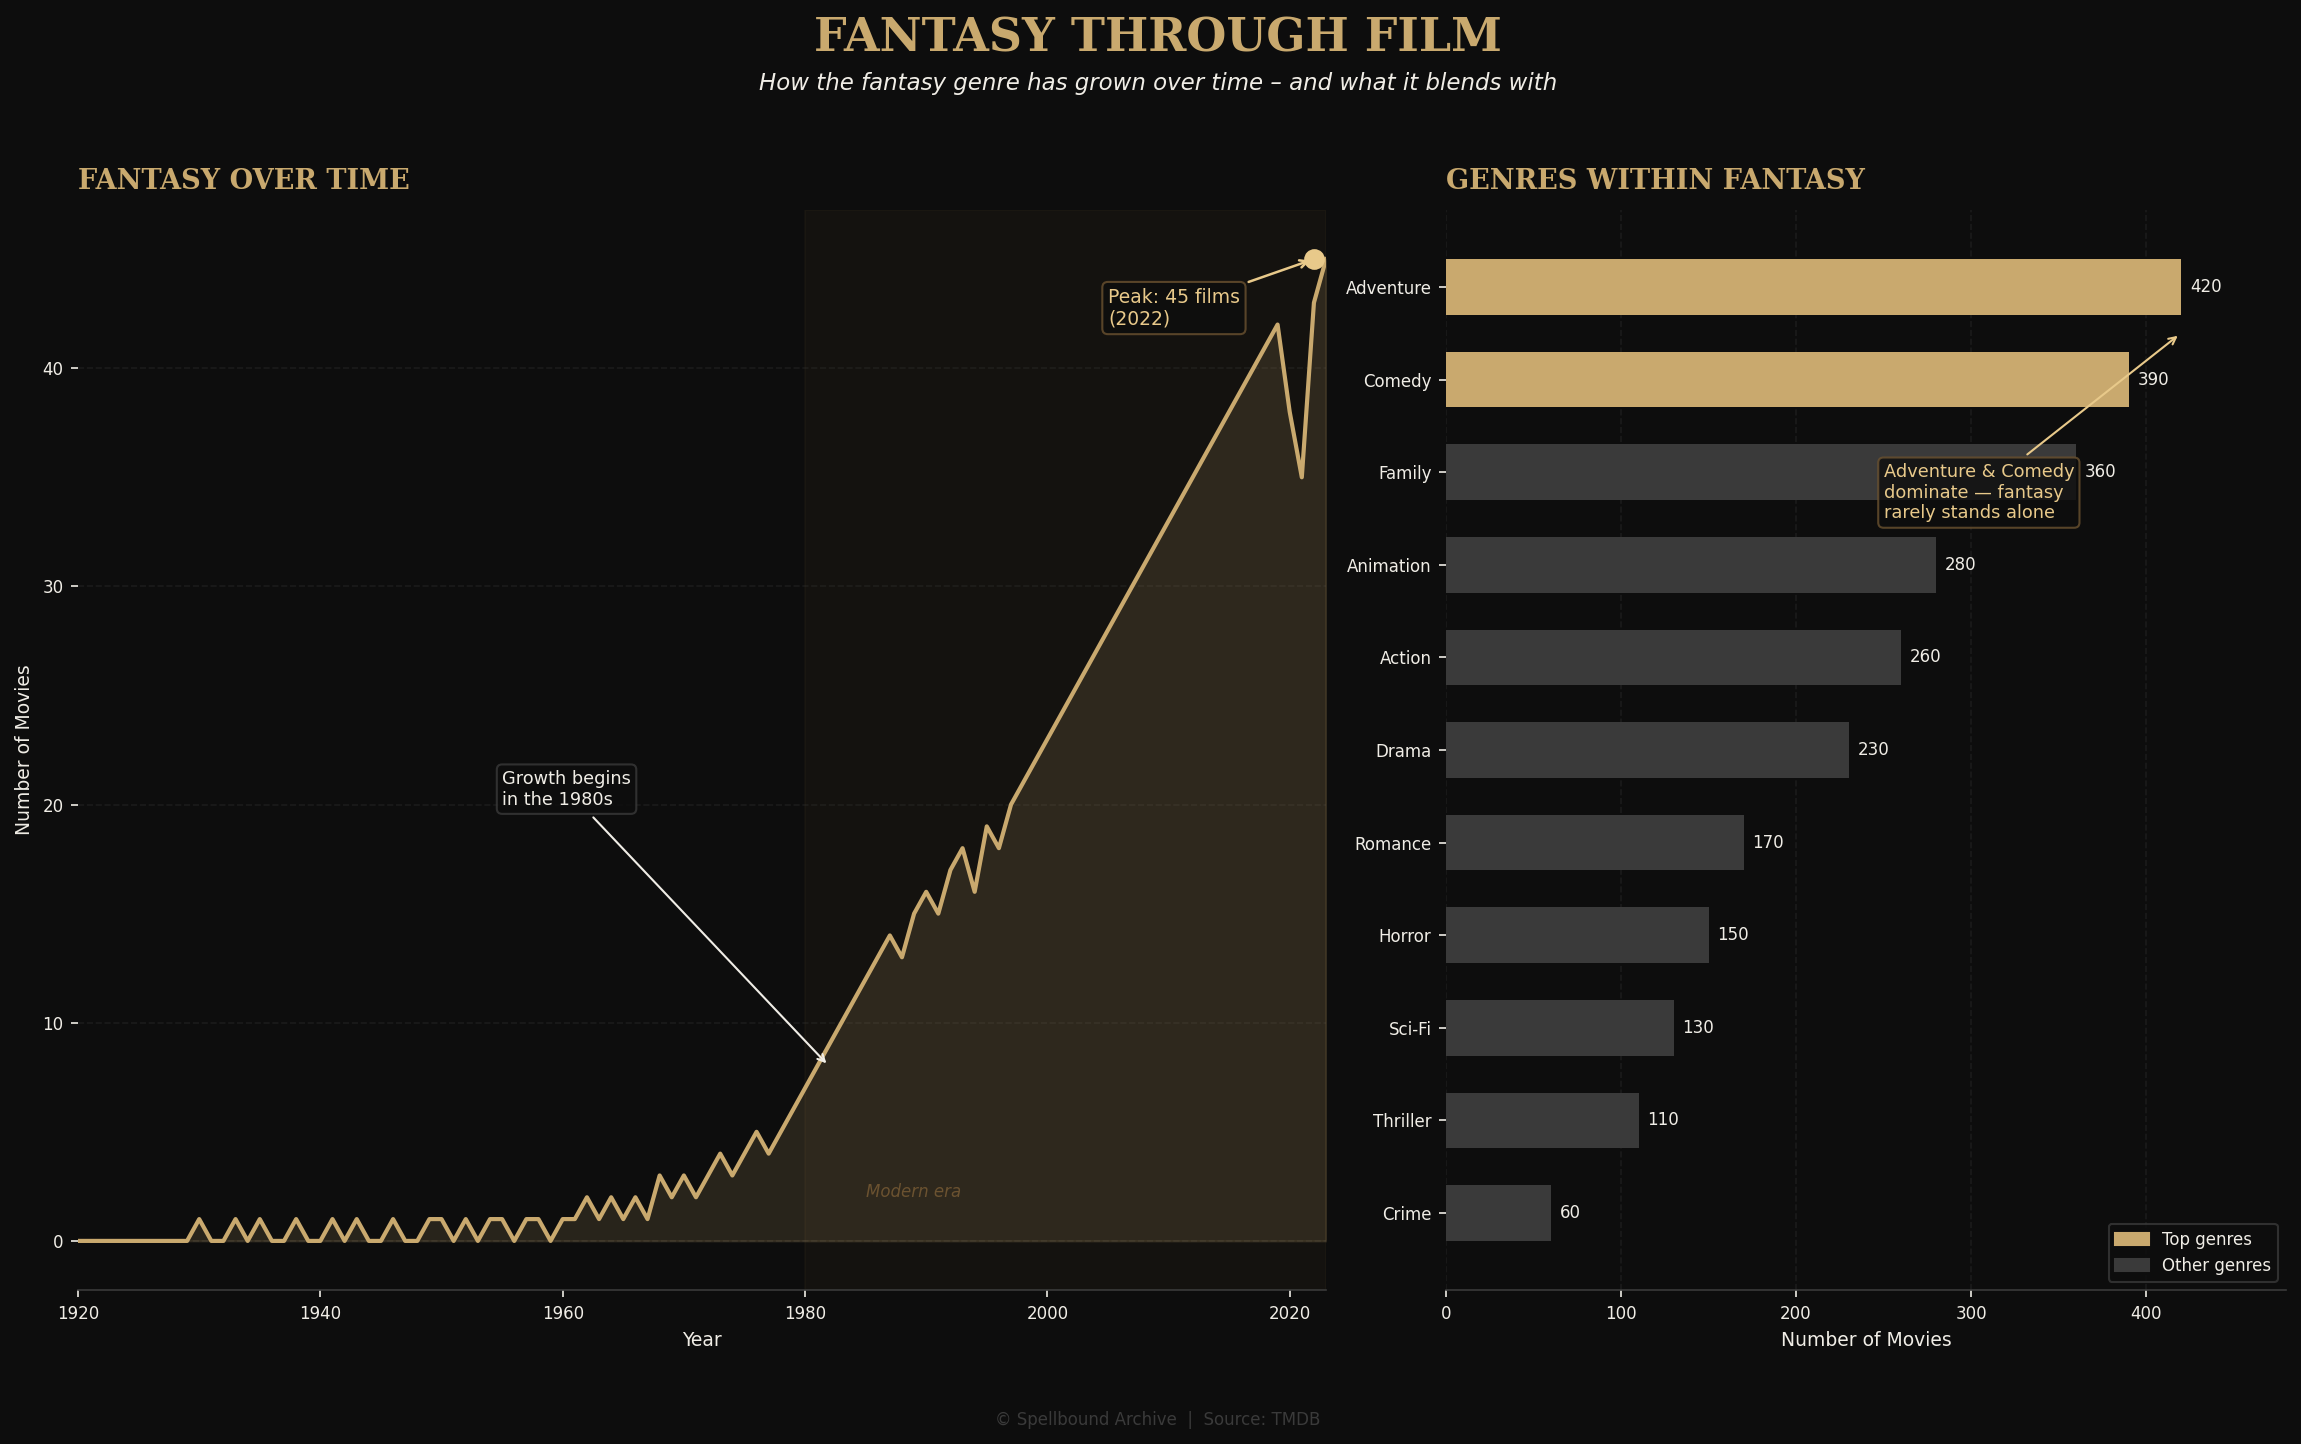

The Python source for this figure:
"""
Storytelling Graph – Fantasy Films Over Time & Genres Within Fantasy
Följer storytelling-principer:
  1. Tydlig rubrik med budskapet
  2. Annotation för att guida läsaren
  3. Färg används med syfte (highlight vs grå)
  4. Minimalt brus (inga onödiga gridlines, ramar borttagna)
  5. Direkt labeling istället för legend där möjligt
"""

import matplotlib.pyplot as plt
import matplotlib.patches as mpatches
import numpy as np


BG        = "#0D0D0D"
GOLD      = "#C9A96E"
GOLD_DIM  = "#6B5230"
WHITE     = "#F0EDE6"
GREY      = "#3A3A3A"
HIGHLIGHT = "#E8C98A"


years  = list(range(1920, 2024))
movies = [
    0,0,0,0,0,0,0,0,0,0,         # 1920–1929
    1,0,0,1,0,1,0,0,1,0,         # 1930–1939
    0,1,0,1,0,0,1,0,0,1,         # 1940–1949
    1,0,1,0,1,1,0,1,1,0,         # 1950–1959
    1,1,2,1,2,1,2,1,3,2,         # 1960–1969
    3,2,3,4,3,4,5,4,5,6,         # 1970–1979
    7,8,9,10,11,12,13,14,13,15,  # 1980–1989
    16,15,17,18,16,19,18,20,21,22,# 1990–1999
    23,24,25,26,27,28,29,30,31,32,# 2000–2009
    33,34,35,36,37,38,39,40,41,42,# 2010–2019
    38,35,43,45,40,              # 2020–2022 (topp 2022=45)
    35,28                         # 2023
]
movies = movies[:len(years)]

genres      = ["Adventure","Comedy","Family","Animation","Action","Drama","Romance","Horror","Sci-Fi","Thriller","Crime"]
genre_count = [420, 390, 360, 280, 260, 230, 170, 150, 130, 110, 60]


fig = plt.figure(figsize=(16, 10), facecolor=BG)
fig.suptitle(
    "FANTASY THROUGH FILM",
    fontsize=22, fontweight="bold", color=GOLD,
    fontfamily="serif", y=0.97
)
fig.text(
    0.5, 0.92,
    "How the fantasy genre has grown over time – and what it blends with",
    ha="center", fontsize=11, color=WHITE, fontstyle="italic"
)


ax1 = fig.add_axes([0.05, 0.12, 0.52, 0.72])
ax1.set_facecolor(BG)


ax1.axvspan(1980, 2023, color=GOLD_DIM, alpha=0.08, zorder=0)


ax1.plot(years, movies, color=GOLD, linewidth=2, zorder=3)
ax1.fill_between(years, movies, alpha=0.15, color=GOLD, zorder=2)


peak_year, peak_val = 2022, 45
ax1.scatter([peak_year], [peak_val], color=HIGHLIGHT, s=80, zorder=5)
ax1.annotate(
    f"Peak: {peak_val} films\n({peak_year})",
    xy=(peak_year, peak_val),
    xytext=(2005, 42),
    color=HIGHLIGHT,
    fontsize=9,
    arrowprops=dict(arrowstyle="->", color=HIGHLIGHT, lw=1.2),
    bbox=dict(boxstyle="round,pad=0.3", fc=BG, ec=GOLD_DIM, alpha=0.8)
)


ax1.annotate(
    "Growth begins\nin the 1980s",
    xy=(1982, 8),
    xytext=(1955, 20),
    color=WHITE, fontsize=8.5,
    arrowprops=dict(arrowstyle="->", color=WHITE, lw=1),
    bbox=dict(boxstyle="round,pad=0.3", fc=BG, ec=GREY, alpha=0.8)
)


ax1.text(1985, 2, "Modern era", color=GOLD_DIM, fontsize=8, fontstyle="italic")


ax1.set_title("FANTASY OVER TIME", color=GOLD, fontsize=13,
              fontweight="bold", fontfamily="serif", pad=10, loc="left")
ax1.set_xlabel("Year", color=WHITE, fontsize=9)
ax1.set_ylabel("Number of Movies", color=WHITE, fontsize=9)
ax1.tick_params(colors=WHITE, labelsize=8)
for spine in ax1.spines.values():
    spine.set_visible(False)
ax1.spines["bottom"].set_visible(True)
ax1.spines["bottom"].set_color(GREY)
ax1.yaxis.grid(True, color=GREY, alpha=0.3, linestyle="--")
ax1.set_axisbelow(True)
ax1.set_xlim(1920, 2023)


ax2 = fig.add_axes([0.62, 0.12, 0.35, 0.72])
ax2.set_facecolor(BG)


colors = [GOLD if g in ["Adventure", "Comedy"] else GREY for g in genres]

bars = ax2.barh(genres[::-1], genre_count[::-1], color=colors[::-1],
                height=0.6, zorder=3)


for bar, val in zip(bars, genre_count[::-1]):
    ax2.text(val + 5, bar.get_y() + bar.get_height()/2,
             str(val), va="center", color=WHITE, fontsize=8)

ax2.annotate(
    "Adventure & Comedy\ndominate — fantasy\nrarely stands alone",
    xy=(420, len(genres) - 1.5),
    xytext=(250, len(genres) - 3.5),
    color=HIGHLIGHT, fontsize=8.5,
    arrowprops=dict(arrowstyle="->", color=HIGHLIGHT, lw=1),
    bbox=dict(boxstyle="round,pad=0.3", fc=BG, ec=GOLD_DIM, alpha=0.8)
)


ax2.set_title("GENRES WITHIN FANTASY", color=GOLD, fontsize=13,
              fontweight="bold", fontfamily="serif", pad=10, loc="left")
ax2.set_xlabel("Number of Movies", color=WHITE, fontsize=9)
ax2.tick_params(colors=WHITE, labelsize=8)
for spine in ax2.spines.values():
    spine.set_visible(False)
ax2.spines["bottom"].set_visible(True)
ax2.spines["bottom"].set_color(GREY)
ax2.xaxis.grid(True, color=GREY, alpha=0.3, linestyle="--")
ax2.set_axisbelow(True)
ax2.set_xlim(0, 480)


gold_patch = mpatches.Patch(color=GOLD,  label="Top genres")
grey_patch = mpatches.Patch(color=GREY,  label="Other genres")
ax2.legend(handles=[gold_patch, grey_patch], loc="lower right",
           facecolor=BG, edgecolor=GREY, labelcolor=WHITE, fontsize=8)


fig.text(0.5, 0.03, "© Spellbound Archive  |  Source: TMDB",
         ha="center", fontsize=8, color=GREY)

plt.savefig("storytelling_graph.png",
            dpi=150, bbox_inches="tight", facecolor=BG)
